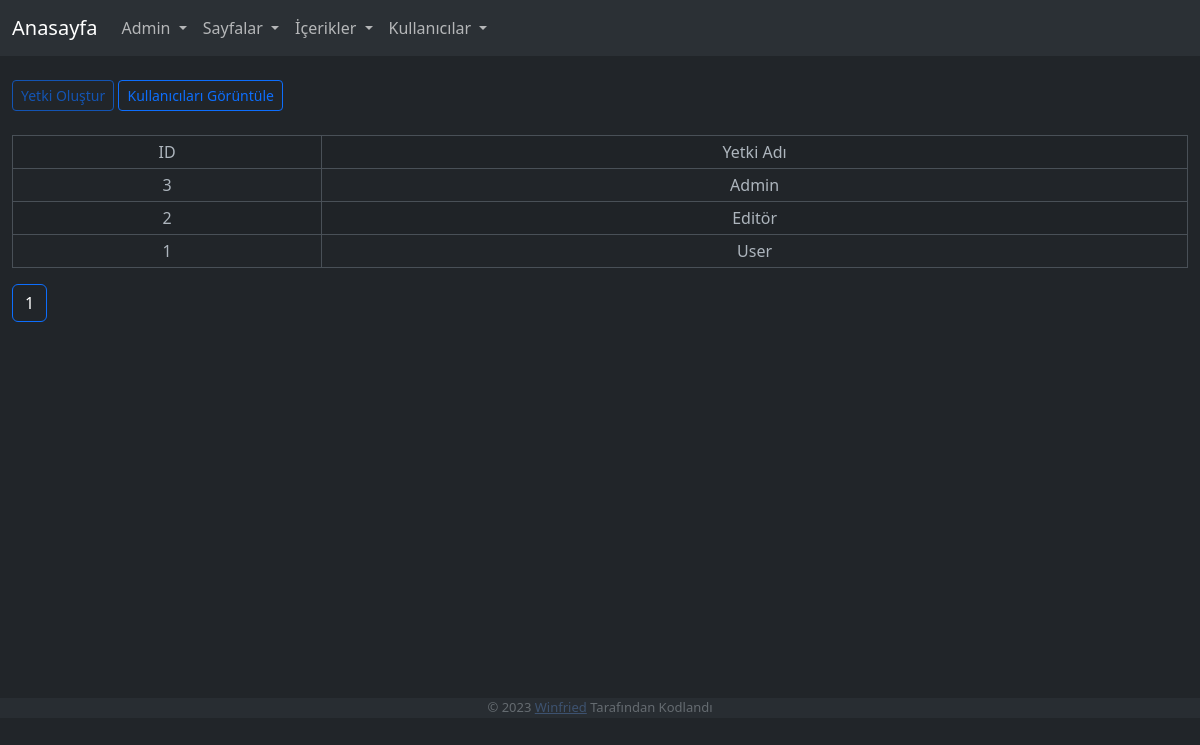
Screenshot of /admin/ranks.php (signed in) with the database file from the repository.
### tables this page shows
CREATE TABLE `ranks` (
  `id` int(11) NOT NULL,
  `name` varchar(200) NOT NULL,
  `ADMIN` int(1) NOT NULL DEFAULT 0,
  `USER_LIST` int(1) NOT NULL DEFAULT 0,
  `USER_ADD` int(1) NOT NULL DEFAULT 0,
  `USER_REMOVE` int(1) NOT NULL DEFAULT 0,
  `USER_UPDATE` int(1) NOT NULL DEFAULT 0,
  `USER_BAN` int(1) NOT NULL DEFAULT 0,
  `RANK_LIST` int(1) NOT NULL DEFAULT 0,
  `CONTENTS_LIST` int(1) NOT NULL DEFAULT 0,
  `CONTENTS_ADD` int(11) NOT NULL DEFAULT 0,
  `CONTENTS_UPDATE` int(11) NOT NULL DEFAULT 0,
  `CONTENTS_REMOVE` int(11) NOT NULL DEFAULT 0,
  `PAGES_LIST` int(11) NOT NULL DEFAULT 0,
  `PAGES_ADD` int(11) NOT NULL DEFAULT 0,
  `PAGES_UPDATE` int(11) NOT NULL DEFAULT 0,
  `PAGES_REMOVE` int(11) NOT NULL DEFAULT 0,
  `CATEGORIES_LIST` int(11) NOT NULL DEFAULT 0,
  `PANEL` int(11) NOT NULL DEFAULT 0
);

### admin/ranks.php (called while the page is built, shortened)
<?php
require("../connection.php");
include("./layouts/header.php");
include("./layouts/nav.php");
include("./layouts/ranks.php");
include("./layouts/footer.php");
?>

### admin/layouts/ranks.php (the view, shortened to what this page needs)
<?php
$page   = @ceil($_GET['page']);
if ($page < 1) { $page = 1;}
$Say   = $conn->query("select * from ranks order by id DESC");
$AllResult   = $Say->rowCount();
$Limit	= 10;
$page_Sayisi	= ceil($AllResult/$Limit);
$Goster   = $page * $Limit - $Limit;
$visiblepage   = 100;
if ($AllResult < 1) {
    $check_data	= $conn->query("select * from ranks order by id DESC");
}
else {
    $check_data	= $conn->query("select * from ranks order by id DESC limit $Goster,$Limit");
}$ranks = $check_data->fetchAll(PDO::FETCH_OBJ);
?>
<body>
<div class="container-fluid">
    <br>
    <div class="btn-group">
        <a href="./create/ranks.php" class="btn btn-outline-primary btn-sm disabled">Yetki Oluştur</a>
    </div>
    <div class="btn-group">
        <a href="./users.php" class="btn btn-outline-primary btn-sm">Kullanıcıları Görüntüle</a>
    </div>
    <br> <br>
    <div class="row justify-content-center">
        <div class="col">
            <table class="table table-bordered table-striped table-sm table-responsive text-center">
                <tr>
                    <td>ID</td>
                    <td>Yetki Adı</td>
                </tr>
                <?php
                foreach($ranks as $rank) {
                    ?>
                    <td><?= $rank->id ?></td>
                    <td><?= $rank->name ?></td>
               <?php }?>
            </table>
        </div>
    </div>
</div>
<nav>
    <div class="container-fluid gap-0">
    <ul class="pagination">
        <?php
        for($i = $page - $visiblepage; $i < $page + $visiblepage +1; $i++){
            if($i > 0 and $i <= $page_Sayisi){
                if($i == $page){
                    ?>
                    <li class="page-item active bg-dark" aria-current="page">
                        <a class="page-link bg-dark" href="#"><?=$i ?></a>
                    </li>
                    <?php
                }else{
                    ?>
                    <li class="page-item bg-dark"><a class="page-link bg-dark" href="?page=<?=$i?>"> <?= $i ?> </a></li>
                    <?php
                }
            }
        }
        ?>
    </ul>
    </div>
</nav>
</body>
</html>

### rows the page displays
ranks: id "3", name "Admin"
ranks: id "2", name "Editör"
ranks: id "1", name "User"

### other values shown
$_SESSION['username'] "Admin"
